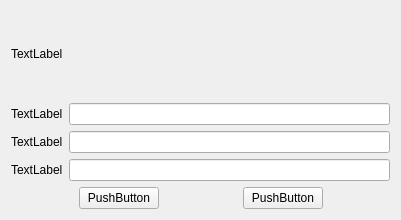
<?xml version="1.0" encoding="UTF-8"?>
<ui version="4.0">
 <class>recharge</class>
 <widget class="QWidget" name="recharge">
  <property name="geometry">
   <rect>
    <x>0</x>
    <y>0</y>
    <width>401</width>
    <height>220</height>
   </rect>
  </property>
  <property name="windowTitle">
   <string>Form</string>
  </property>
  <layout class="QGridLayout" name="gridLayout">
   <item row="0" column="0">
    <layout class="QVBoxLayout" name="verticalLayout">
     <item>
      <widget class="QLabel" name="Hint_label">
       <property name="text">
        <string>TextLabel</string>
       </property>
      </widget>
     </item>
     <item>
      <layout class="QHBoxLayout" name="horizontalLayout_3">
       <item>
        <layout class="QVBoxLayout" name="verticalLayout_3">
         <item>
          <widget class="QLabel" name="ID_label">
           <property name="text">
            <string>TextLabel</string>
           </property>
          </widget>
         </item>
         <item>
          <widget class="QLabel" name="Pwd_label">
           <property name="text">
            <string>TextLabel</string>
           </property>
          </widget>
         </item>
         <item>
          <widget class="QLabel" name="Amount_label">
           <property name="text">
            <string>TextLabel</string>
           </property>
          </widget>
         </item>
        </layout>
       </item>
       <item>
        <layout class="QVBoxLayout" name="verticalLayout_2">
         <item>
          <widget class="QLineEdit" name="ID_lineEdit"/>
         </item>
         <item>
          <widget class="QLineEdit" name="Pwd_lineEdit"/>
         </item>
         <item>
          <widget class="QLineEdit" name="Amount_lineEdit"/>
         </item>
        </layout>
       </item>
      </layout>
     </item>
     <item>
      <layout class="QHBoxLayout" name="horizontalLayout_4">
       <item>
        <spacer name="horizontalSpacer_2">
         <property name="orientation">
          <enum>Qt::Horizontal</enum>
         </property>
         <property name="sizeHint" stdset="0">
          <size>
           <width>40</width>
           <height>20</height>
          </size>
         </property>
        </spacer>
       </item>
       <item>
        <widget class="QPushButton" name="Ok_pushButton">
         <property name="text">
          <string>PushButton</string>
         </property>
        </widget>
       </item>
       <item>
        <spacer name="horizontalSpacer">
         <property name="orientation">
          <enum>Qt::Horizontal</enum>
         </property>
         <property name="sizeHint" stdset="0">
          <size>
           <width>78</width>
           <height>18</height>
          </size>
         </property>
        </spacer>
       </item>
       <item>
        <widget class="QPushButton" name="Back_pushButton">
         <property name="text">
          <string>PushButton</string>
         </property>
        </widget>
       </item>
       <item>
        <spacer name="horizontalSpacer_3">
         <property name="orientation">
          <enum>Qt::Horizontal</enum>
         </property>
         <property name="sizeHint" stdset="0">
          <size>
           <width>40</width>
           <height>20</height>
          </size>
         </property>
        </spacer>
       </item>
      </layout>
     </item>
    </layout>
   </item>
  </layout>
 </widget>
 <resources/>
 <connections/>
</ui>
